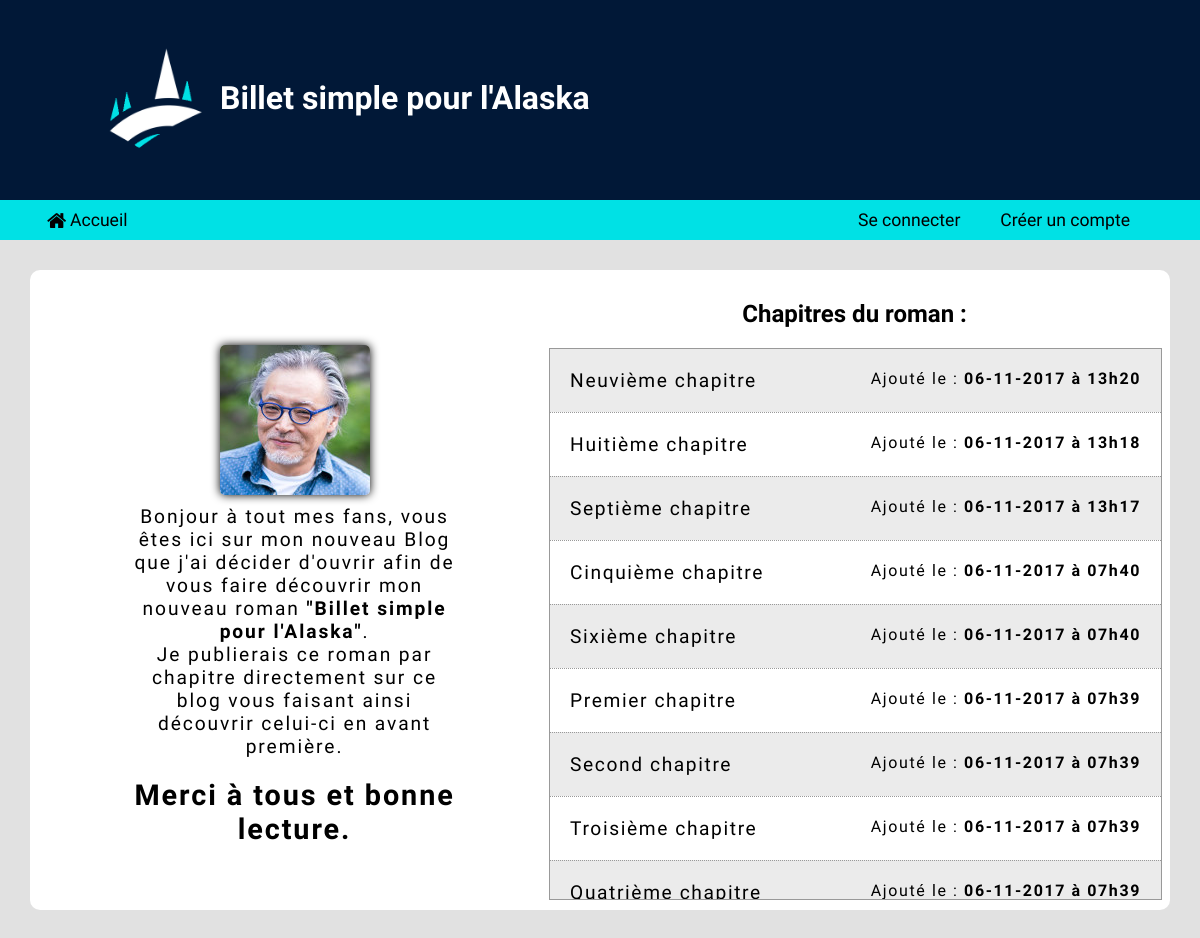
The page / on the database its author committed.
### tables this page shows
CREATE TABLE `tickets` (
  `id` int(11) NOT NULL,
  `title` varchar(255) NOT NULL,
  `content` text NOT NULL,
  `dateTimeAdd` datetime NOT NULL,
  `dateTimeLastModified` datetime DEFAULT NULL
);

### Controler/Frontend/ControlerIndex.php (called while the page is built, shortened)
<?php
require_once('Model/TicketsManager.php');
class ControlerIndex
{
    private $_ticketManager;
    function callGetTickets()
    {
        $tickets = $this->ticketManager()->getListTickets();
        for($i = 0; $i < count($tickets); $i++)
        {
            $tickets[$i]->setTitle(ucfirst($tickets[$i]->title()));
        }
        $viewIndex = new View('Index');
        $viewIndex->generate(array('tickets' => $tickets));
    }
    public function setTicketManager($ticketManager) { $this->_ticketManager = $ticketManager; }
    public function ticketManager() { return $this->_ticketManager; }
}

### index.php (called while the page is built, shortened)
<?php
$router = new Router();
$router->routeRequest();

### model/TicketsManager.php (called while the page is built, shortened)
<?php
require_once('Ticket.php');
class TicketsManager extends Manager
{
    public function getListTickets()
    {
        $bdd = $this->bddConnect();
        $request = $bdd->query('SELECT id, title, content, DATE_FORMAT(dateTimeAdd, \'%d-%m-%Y à %Hh%i\') AS dateTimeAdd FROM tickets ORDER BY dateTimeAdd DESC') or die(print_r($request->errorInfo(), TRUE));
        $data = $request->fetchAll();
        for($i = 0; $i < count($data); $i++)
        {
            $ticket[$i] = new Ticket($data[$i]);
        }
        return $ticket;
    }
}

### model/Ticket.php (called while the page is built, shortened)
<?php
class Ticket
{
    private $_id;
    private $_title;
    private $_dateTimeAdd;
    public function hydrate(array $donnees)
    {
        foreach($donnees as $key => $value)
        {
            $method = 'set'.ucfirst($key);
        }
    }
    public function setId($id)
    {
        $id = (int) $id;
        if($id > 0)
        {
            $this->_id = $id;
        }
    }
    public function setTitle($title)
    {
        $this->_title = $title;
    }
    public function setDateTimeAdd($dateTimeAdd)
    {
        $this->_dateTimeAdd = $dateTimeAdd;
    }
    public function id()
    {
        return $this->_id;
    }
    public function title()
    {
        return $this->_title;
    }
    public function dateTimeAdd()
    {
        return $this->_dateTimeAdd;
    }
}

### view/frontend/viewIndex.php (the view, shortened to what this page needs)
<section id="indexBlog">
    <article>
        <p><img src="contenu/images/admin.jpg"></p>
        <p>
            Bonjour à tout mes fans, vous êtes ici sur mon nouveau Blog que j'ai décider d'ouvrir afin de vous faire découvrir mon nouveau roman <span>"Billet simple pour l'Alaska"</span>.<br>
            Je publierais ce roman par chapitre directement sur ce blog vous faisant ainsi découvrir celui-ci en avant première.<br>
            <span>Merci à tous et bonne lecture.</span>
        </p>
    </article>
    <div id="listTicket">
        <h1>Chapitres du roman :</h1>
        <article>
            <?php
            for($i = 0; $i < count($tickets); $i++) :
            ?>
                <div class="ticket">
                    <a href="index.php?action=ticket&id=<?= $tickets[$i]->id(); ?>">
                        <span class="titleTicket"><?= $tickets[$i]->title(); ?></span>
                        <span class="dateTime">Ajouté le : <span class="strong"><?= $tickets[$i]->dateTimeAdd(); ?></span></span>
                    </a>
                </div>
            <?php endfor; ?>
        </article>
    </div>
</section>

### Contenu/css/style.css (style rules this page uses)
* { margin: 0; padding: 0; }
body { width: 100%; height: 100%; background-color: #e1e1e1; font-family: 'El Messiri', sans-serif; }

### Contenu/css/styleFrontend.css (style rules this page uses)
section { margin: 30px; padding: 10px; background-color: #fff; border-radius: 10px; }
.strong { font-weight: bold; }
#indexBlog { display: flex; justify-content: space-between; align-items: center; }
#indexBlog article:first-child { width: 50%; }
#indexBlog article:first-child p:first-child { width: 150px; margin: 10px auto; }
#indexBlog article:first-child img { width: 100%; vertical-align: middle; box-shadow: 0 0 10px #000; border-radius: 5px; }
#indexBlog article:first-child p:last-child { width: 63%; margin: 0 auto; text-align: center; font-size: 1.2em; letter-spacing: 0.1em; }
#indexBlog article:first-child p:last-child span { font-weight: bold; }
#indexBlog article:first-child p:last-child span:last-child { display: inline-block; margin-top: 20px; font-size: 1.5em; }
#listTicket { width: 60%; }
#listTicket h1 { text-align: center; padding: 20px 0; }
#listTicket article { overflow-y: scroll; width: 100%; height: 550px; border: 1px solid #999; }
.ticket { display: flex; justify-content: space-between; }
.ticket:nth-child(odd) { background-color: rgba(204, 204, 204, 0.4); }
.ticket:nth-child(even) { background-color: #fff; }
.ticket a { position: relative; display: block; width: 100%; padding: 20px; color: #000; letter-spacing: 0.1em; text-decoration: none; transition: all 0.5s; }
.titleTicket { font-family: Pattaya, sans-serif; font-size: 1.2em; }
.ticket span.dateTime { position: absolute; right: 20px; }
.ticket + .ticket { border-top: 1px dotted #999; }

### rows shown on the page
tickets: title "Neuvième chapitre", dateTimeAdd "06-11-2017 à 13h20"
tickets: title "Huitième chapitre", dateTimeAdd "06-11-2017 à 13h18"
tickets: title "Septième chapitre", dateTimeAdd "06-11-2017 à 13h17"
tickets: title "Cinquième chapitre", dateTimeAdd "06-11-2017 à 07h40"
tickets: title "Sixième chapitre", dateTimeAdd "06-11-2017 à 07h40"
tickets: title "Premier chapitre", dateTimeAdd "06-11-2017 à 07h39"
tickets: title "Second chapitre", dateTimeAdd "06-11-2017 à 07h39"
tickets: title "Troisième chapitre", dateTimeAdd "06-11-2017 à 07h39"
tickets: title "Quatrième chapitre", dateTimeAdd "06-11-2017 à 07h39"
